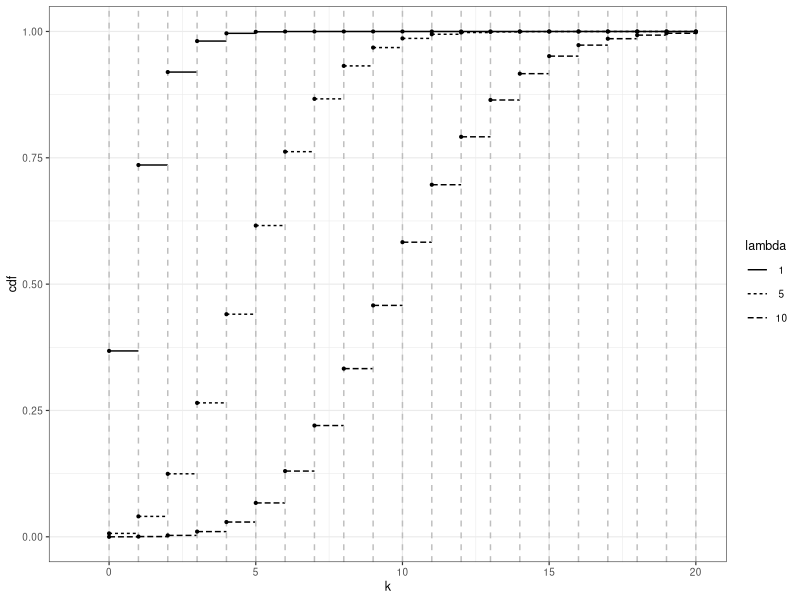

Reproduce this figure in R.
## ---- chunk 1
require(tidyverse)
require(kableExtra)
old_theme <-theme_set(theme_bw(base_size=9, base_family = "Helvetica"))
# %%
## ---- chunk 2
#| echo: false
#| message: false
#| warning: false
#| label: fig-distribpoisson
#| 
#| fig-cap: |
#|   Cumulative distribution functions for Poisson distributions with 
#|   different parameters. 
#|   Observe that, apparently, $\mu \leq \nu \Rightarrow F_{\mu} \geq F_{\nu}$. 
#|   How would you establish this domination property?


x = as.integer(seq(0, 20, by=1))
lambdas =  c(1, 5, 10)

df <- as.data.frame(c(list("x"=x),
                      lambdas |> purrr::map(.f = function(p) ppois(x, p))))

names(df) <- c("k", format(lambdas, digits=2))

df <- tidyr::gather(df, key="lambda", value="cdf", -k)

df <- df  |>
          mutate(kend = ifelse(k<max(x), k+1, NA),
                 cdfend = ifelse(k<max(x), cdf, NA))

p <- df |>
     ggplot2::ggplot(aes(x=k, y=cdf, xend=kend, yend=cdfend, linetype=lambda)) +
#     # ggplot2::geom_step(mapping=ggplot2::aes(x=k, y=cdf, linetype=lambda), color=1,) +
     geom_segment() +
     geom_vline(aes(xintercept=k), linetype=2, color="grey") +
     ggplot2::geom_point(mapping=ggplot2::aes(x=k, y=cdf), size=.75, color=1) +
     ggplot2::scale_fill_discrete(guide=ggplot2::guide_legend(title="Parameter")) +
     ggplot2::xlab("k") +
     ggplot2::ylab("cdf") +
     ggplot2::xlim(xlim = c(-1, 20))

p

rm(df, lambdas, x)

# %%
